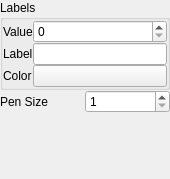
<?xml version="1.0" encoding="UTF-8"?>
<ui version="4.0">
 <class>Form</class>
 <widget class="QWidget" name="Form">
  <property name="geometry">
   <rect>
    <x>0</x>
    <y>0</y>
    <width>170</width>
    <height>179</height>
   </rect>
  </property>
  <property name="windowTitle">
   <string>Form</string>
  </property>
  <layout class="QGridLayout" name="gridLayout">
   <property name="margin">
    <number>0</number>
   </property>
   <property name="spacing">
    <number>0</number>
   </property>
   <item row="0" column="0" colspan="2">
    <widget class="QGroupBox" name="groupBox">
     <property name="title">
      <string>Labels</string>
     </property>
     <layout class="QGridLayout" name="gridLayout_2">
      <property name="margin">
       <number>0</number>
      </property>
      <property name="spacing">
       <number>0</number>
      </property>
      <item row="0" column="0">
       <widget class="QLabel" name="label">
        <property name="text">
         <string>Value</string>
        </property>
       </widget>
      </item>
      <item row="0" column="1">
       <widget class="QSpinBox" name="valueSpin">
        <property name="maximum">
         <number>255</number>
        </property>
       </widget>
      </item>
      <item row="1" column="0">
       <widget class="QLabel" name="label_2">
        <property name="text">
         <string>Label</string>
        </property>
       </widget>
      </item>
      <item row="1" column="1">
       <widget class="QLineEdit" name="labelText"/>
      </item>
      <item row="2" column="0">
       <widget class="QLabel" name="label_3">
        <property name="text">
         <string>Color</string>
        </property>
       </widget>
      </item>
      <item row="2" column="1">
       <widget class="ColorButton" name="colorBtn">
        <property name="text">
         <string/>
        </property>
       </widget>
      </item>
     </layout>
    </widget>
   </item>
   <item row="1" column="0">
    <widget class="QLabel" name="label_4">
     <property name="text">
      <string>Pen Size</string>
     </property>
    </widget>
   </item>
   <item row="1" column="1">
    <widget class="QSpinBox" name="penSizeSpin">
     <property name="minimum">
      <number>1</number>
     </property>
     <property name="value">
      <number>1</number>
     </property>
    </widget>
   </item>
   <item row="2" column="0">
    <spacer name="verticalSpacer">
     <property name="orientation">
      <enum>Qt::Vertical</enum>
     </property>
     <property name="sizeHint" stdset="0">
      <size>
       <width>20</width>
       <height>40</height>
      </size>
     </property>
    </spacer>
   </item>
  </layout>
 </widget>
 <customwidgets>
  <customwidget>
   <class>ColorButton</class>
   <extends>QPushButton</extends>
   <header>acq4.pyqtgraph.ColorButton</header>
  </customwidget>
 </customwidgets>
 <resources/>
 <connections/>
</ui>
